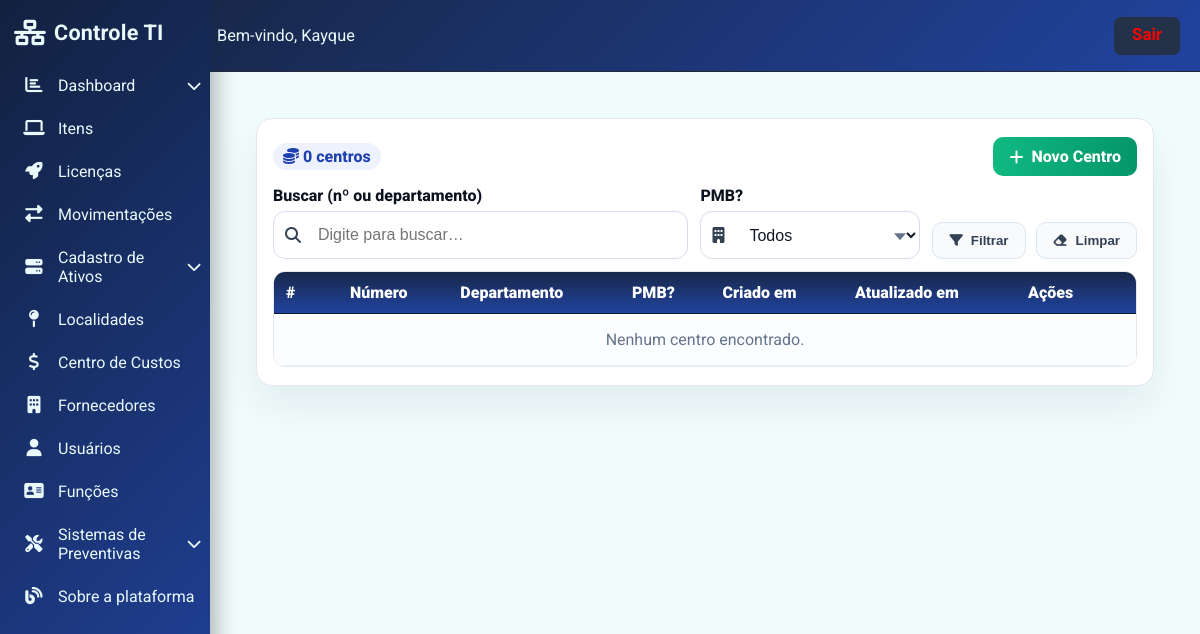
Page /centros-custo/ (signed in) on the earlier database version.
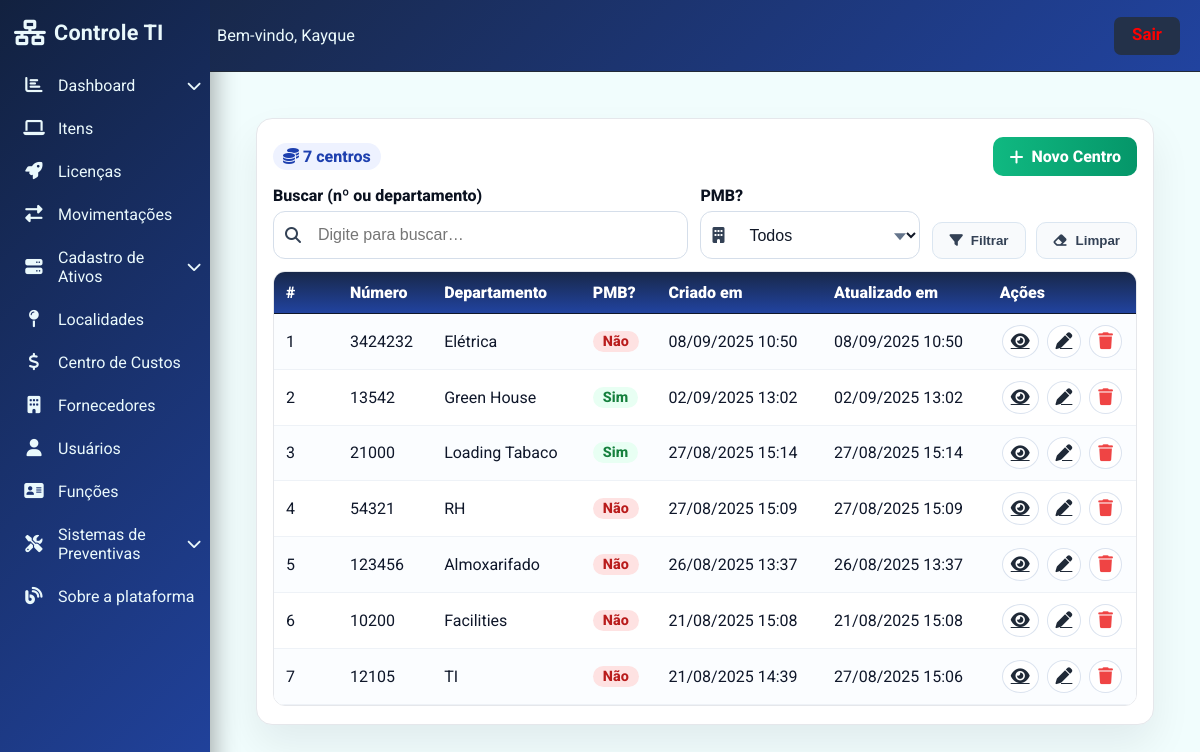
Same page on the later database version.
### ProjetoEstoque/models.py (models this page shows, shortened)
class AuditModel(models.Model):
    criado_por = models.ForeignKey(User, related_name="%(class)s_criador", on_delete=models.SET_NULL, null=True)
    atualizado_por = models.ForeignKey(User, related_name="%(class)s_atualizador", on_delete=models.SET_NULL, null=True)
    created_at = models.DateTimeField(auto_now_add=True)
    updated_at = models.DateTimeField(auto_now=True)
    class Meta:
        abstract = True

class CentroCusto(AuditModel):
    numero = models.CharField(max_length=10)
    departamento = models.CharField(max_length=100)
    pmb = models.CharField(
        max_length=3,
        choices=SimNaoChoices.choices,
        default=SimNaoChoices.NAO,
        help_text="Centro de custo pertence ao PMB?"
    )

### ProjetoEstoque/views.py (the view)
# urls.py: path("centros-custo/", views.centrocusto_list, name="centrocusto_list"),
@login_required
def centrocusto_list(request):
    q = (request.GET.get("q") or "").strip()
    pmb = (request.GET.get("pmb") or "").strip()
    qs = CentroCusto.objects.all().order_by("-created_at")
    if q:
        qs = qs.filter(Q(numero__icontains=q) | Q(departamento__icontains=q))
    if pmb in dict(SimNaoChoices.choices):
        qs = qs.filter(pmb=pmb)
    paginator = Paginator(qs, 20)
    page_obj = paginator.get_page(request.GET.get("page"))
    ctx = {
        "centros": page_obj.object_list,
        "page_obj": page_obj,
        "total": qs.count(),
        "q": q,
        "pmb": pmb,
        "pmb_choices": SimNaoChoices.choices,
    }
    return render(request, "front/centrocusto_list.html", ctx)

### ProjetoEstoque/templates/front/centrocusto_list.html (shortened to what this page needs)
{% extends 'base.html' %}
{% block content %}
<link rel="stylesheet" href="https://cdnjs.cloudflare.com/ajax/libs/font-awesome/6.4.2/css/all.min.css"/>
<div class="page">
  <div class="panel">
    <div class="top-actions">
      <div class="metrics">
        <span class="badge"><i class="fa fa-coins"></i> {{ total }} centros</span>
      </div>
      <div style="display:flex;gap:10px">
        <a class="btn btn-add" href="{% url 'centrocusto_create' %}"><i class="fa fa-plus"></i> Novo Centro</a>
      </div>
    </div>
    <form class="filtros" method="get" id="fForm" autocomplete="off">
      <div class="group">
        <label style="color: #0b1220;">Buscar (nº ou departamento)</label>
        <div class="filtro-icon-input">
          <span class="ico"><i class="fa fa-search"></i></span>
          <input type="text" name="q" class="ctrl" placeholder="Digite para buscar…" value="{{ q|default:'' }}">
        </div>
      </div>
      <div class="group">
        <label style="color: #0b1220;">PMB?</label>
        <div class="filtro-icon-input select-wrapper">
          <span class="ico"><i class="fa fa-building"></i></span>
          <select name="pmb" class="ctrl" onchange="document.getElementById('fForm').submit()">
            <option value="">Todos</option>
          </select>
        </div>
      </div>
      <div style="display:flex;gap:10px;justify-content:flex-end">
        <button class="btn btn-light" type="submit"><i class="fa fa-filter"></i> Filtrar</button>
        <button class="btn btn-light" type="button" id="btnClear"><i class="fa fa-eraser"></i> Limpar</button>
      </div>
    </form>
    <div class="table-wrap">
      <table>
        <thead>
          <tr>
            <th style="width:64px">#</th>
            <th>Número</th>
            <th>Departamento</th>
            <th>PMB?</th>
            <th>Criado em</th>
            <th>Atualizado em</th>
            <th style="width:120px">Ações</th>
          </tr>
        </thead>
        <tbody>
          {% for obj in centros %}
          <tr>
            <td>{{ forloop.counter0|add:page_obj.start_index }}</td>
            <td>{{ obj.numero }}</td>
            <td>{{ obj.departamento }}</td>
            <td><span class="badge-pmb {{ obj.pmb }}">{{ obj.get_pmb_display }}</span></td>
            <td>{{ obj.created_at|date:"d/m/Y H:i" }}</td>
            <td>{{ obj.updated_at|date:"d/m/Y H:i" }}</td>
            <td class="td-acoes">
              <a class="icon-btn" title="Detalhar" href="{% url 'centrocusto_detail' obj.pk %}"><i class="fa fa-eye"></i></a>
              <a class="icon-btn" title="Editar" href="{% url 'centrocusto_update' obj.pk %}"><i class="fa fa-pen"></i></a>
              <button class="icon-btn delete" title="Excluir"
                      onclick="openDeleteModal('{{ obj.pk }}','{{ obj.numero|escapejs }} - {{ obj.departamento|escapejs }}')">
                <i class="fa fa-trash"></i>
              </button>
            </td>
          </tr>
          {% empty %}
          <tr><td colspan="7" style="text-align:center;color:#64748b;padding:16px">Nenhum centro encontrado.</td></tr>
          {% endfor %}
        </tbody>
      </table>
    </div>
  </div>
</div>
{% endblock %}

Differences in the rows shown:
added CentroCusto: numero "3424232", departamento "Elétrica", pmb "Não", created_at "08/09/2025 10:50", updated_at "08/09/2025 10:50"
added CentroCusto: numero "13542", departamento "Green House", pmb "Sim", created_at "02/09/2025 13:02", updated_at "02/09/2025 13:02"
added CentroCusto: numero "21000", departamento "Loading Tabaco", pmb "Sim", created_at "27/08/2025 15:14", updated_at "27/08/2025 15:14"
added CentroCusto: numero "54321", departamento "RH", pmb "Não", created_at "27/08/2025 15:09", updated_at "27/08/2025 15:09"
added CentroCusto: numero "123456", departamento "Almoxarifado", pmb "Não", created_at "26/08/2025 13:37", updated_at "26/08/2025 13:37"
added CentroCusto: numero "10200", departamento "Facilities", pmb "Não", created_at "21/08/2025 15:08", updated_at "21/08/2025 15:08"
added CentroCusto: numero "12105", departamento "TI", pmb "Não", created_at "21/08/2025 14:39", updated_at "27/08/2025 15:06"
Other differences:
{{ total }}: "0" → "7"
text no longer shown: "Nenhum centro encontrado."
